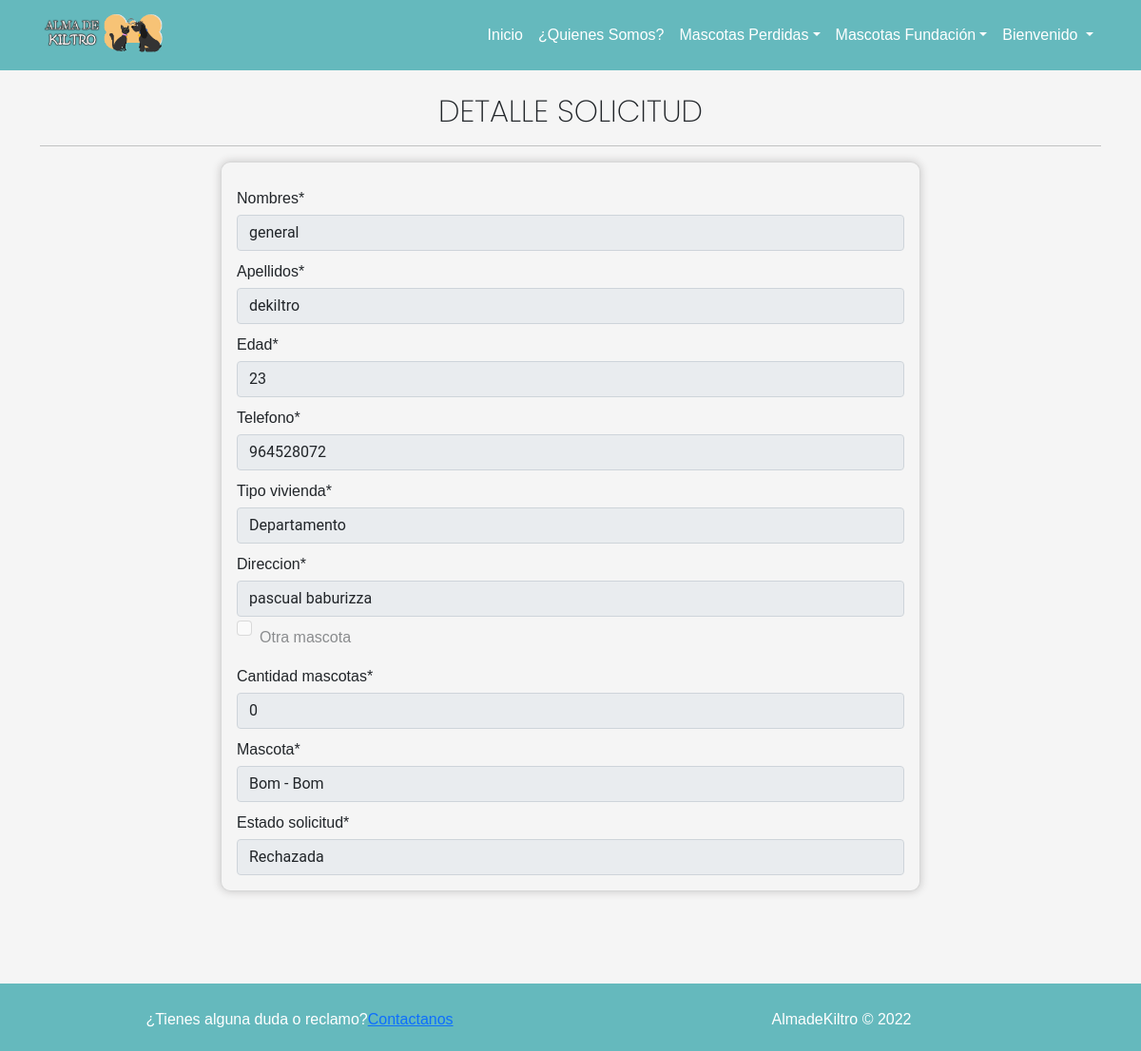
The page /ver_rechazada/33/ (signed in) on the database its author committed.
### app/models.py (models this page shows, shortened)
class FormularioAdopcion(models.Model):
    nombres = models.CharField(max_length=250)
    apellidos = models.CharField(max_length=250)
    edad = models.IntegerField()
    telefono = models.IntegerField()
    tipo_vivienda = models.CharField(max_length=50,choices=opciones_tipo_vivienda)
    direccion = models.CharField(max_length=250)
    otra_mascota = models.BooleanField()
    fecha_solicitud = models.DateField(auto_now=True)
    cantidad_mascotas = models.IntegerField(choices=opciones_cantidad_mascotas)
    mascota = models.ForeignKey(Mascota, on_delete=models.PROTECT)
    estado_solicitud = models.CharField(max_length=50, choices=opciones_estado_solicitud, default='Pendiente')

### app/views.py (the view)
# urls.py: path('ver_rechazada/<id>/', ver_rechazada, name="ver_rechazada"),
@permission_required('app.view_formularioadopcion')
def ver_rechazada(request, id):
    solicitudes = get_object_or_404(FormularioAdopcion, id=id)
    data ={
        'form': FormularioSolicitudes(instance=solicitudes)
    }
    return render(request,'app/mascota/ver_rechazadas.html',data)

### app/forms.py
class FormularioSolicitudes(forms.ModelForm):
    class Meta:
        model = FormularioAdopcion
        fields= '__all__'

### app/models.py (called while the page is built)
    def __str__(self):
        return self.nombre_mascota

### app/templates/app/mascota/ver_rechazadas.html (shortened to what this page needs)
{% extends 'app/base.html' %}
{% load static %}
{% block css %}
<link rel="stylesheet" href="{% static 'app/css/login.css' %}">
{% endblock %}
{% block contenido %} {% load crispy_forms_tags %}
<h2 class="text-center letraInicio">DETALLE SOLICITUD</h2>
<hr>
<div class="row">
    <div class="col-12 col-md-8 offset-md-2">
        <div class="card" id="cardAgregar">
            <div class="card-body">
                <form action="" id="verSolicitudForm" method="POST" enctype="multipart/form-data">
                    {% csrf_token %} {{form | crispy }}
                </form>
            </div>
        </div>
    </div>
</div>
<br><br>
{% endblock %}

### app/static/app/css/navbar.css (style rules this page uses)
body { font-family: 'Roboto', sans-serif; }
* { margin: 0; padding: 0; }

### app/static/app/css/style.css (style rules this page uses)
html { min-height: 100%; position: relative; }
body { background-color: whitesmoke; }

### app/static/app/css/login.css (style rules this page uses)
#cardAgregar { box-shadow: 0px 0px 10px #c5c4c4; border-radius: 10px; background-color: rgba(245, 245, 245, 0.4); }
.letraInicio { font-family: 'Poppins'; font-style: ExtraLigth; font-weight:200; }
label , p { font-family: 'Merriweather Sans', sans-serif; font-style: medium; font-weight:300; margin-top: 10px; margin-bottom: 5px; }

### rows shown on the page
FormularioAdopcion: nombres "general", apellidos "dekiltro", edad "23", telefono "964528072", tipo_vivienda "Departamento", direccion "pascual baburizza", cantidad_mascotas "0", mascota "Bom - Bom", estado_solicitud "Rechazada"
